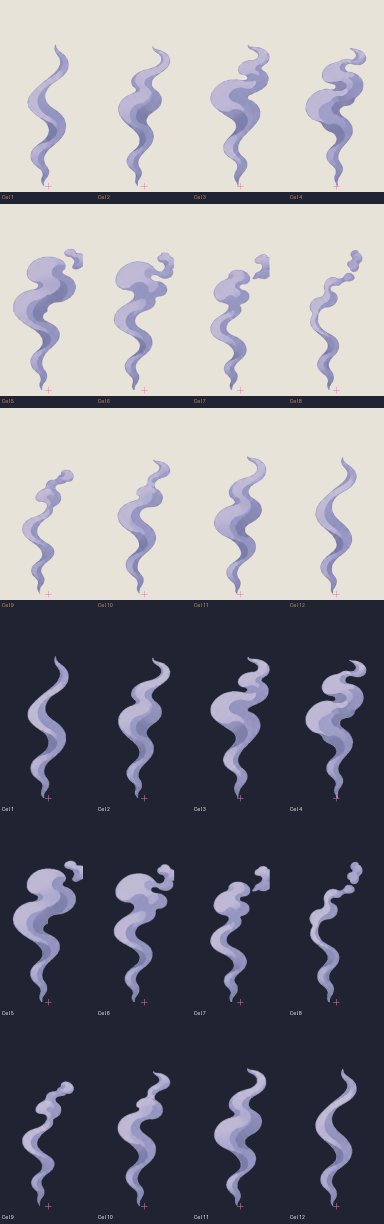
#> input picture assets/compiled/smoke-v1/contact-sheet.png, 768 x 2448 px (shown at 1/2 size); its folder holds only this picture in this run
$ python -i edge_quality.py   (imports and definitions only)
#> lines starting #> are read from the running program, lines starting #| are printed output that depends on the picture
"""Deterministic sprite-edge diagnostics and opt-in, reversible raster derivatives.

These operations measure pixels and produce review evidence. They do not infer a
matte, select an artistic repair, or certify a sprite's appearance.
"""
from contextlib import contextmanager
import ctypes
import html
import io
import json
import math
import os
from pathlib import Path
import sys
import tempfile

from . import asset_prep as prep


MAX_PROOF_PIXELS = 240_000_000


def pixels(image):
    return image.get_flattened_data() if hasattr(image, 'get_flattened_data') else image.getdata()


# [42 lines left out: functions promote_exclusive, fresh_output, integer, number, not called in this run]


def alpha_facts(image):
    alpha = image.getchannel('A'); histogram = alpha.histogram()
    border = [alpha.getpixel((x, 0)) for x in range(alpha.width)]
    if alpha.height > 1:
        border += [alpha.getpixel((x, alpha.height-1)) for x in range(alpha.width)]
    for y in range(1, alpha.height-1):
        border.append(alpha.getpixel((0, y)))
        if alpha.width > 1:
            border.append(alpha.getpixel((alpha.width-1, y)))
    return {
        'alpha_min': next(i for i, n in enumerate(histogram) if n),
        'alpha_max': next(i for i in range(255, -1, -1) if histogram[i]),
        'transparent_pixels': histogram[0], 'partial_pixels': sum(histogram[1:255]),
        'opaque_pixels': histogram[255], 'alpha_content_bounds': alpha.getbbox(),
        'nonzero_border_pixels': sum(v > 0 for v in border),
        'alpha_mass_pixels': sum(i*n for i, n in enumerate(histogram))/255,
    }


# [28 lines left out: functions isolated_resize, padded_cell, sheet_layout, not called in this run]


def cel_rect(index, columns, width, height):
    x, y = index % columns * width, index // columns * height
    return (x, y, x+width, y+height)


def changed_pixels(before, after):
    return sum(a != b for a, b in zip(pixels(before), pixels(after)))


# [361 lines left out: functions repair_cell, repair_spec, fingerprint, check_inputs, validate_edge_preparation, composite and 4 more, not called in this run]

>>> import cv2
>>> picture = cv2.imread('../assets/compiled/smoke-v1/contact-sheet.png', cv2.IMREAD_GRAYSCALE)
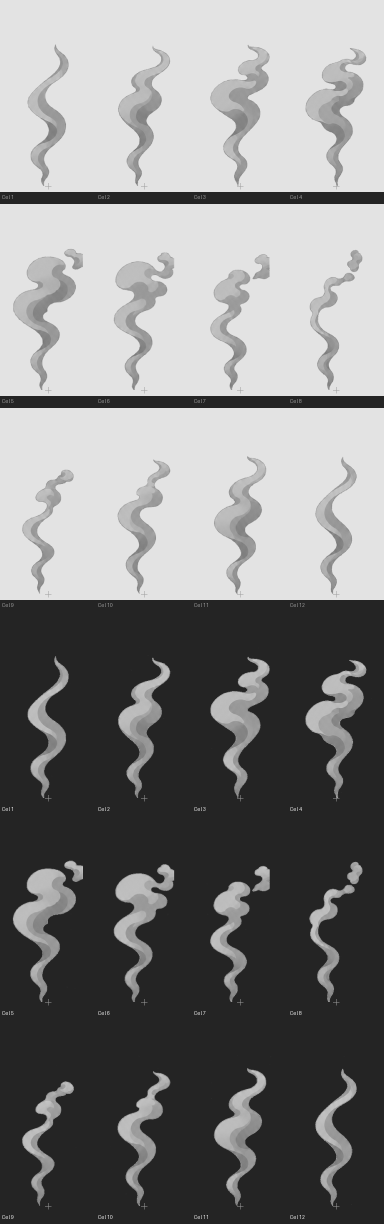
#> picture: shape (2448, 768) (shown at 1/2 size); min 36, max 237, mean 130.2
#> (the run stopped early here; a loop or call above may not have finished)
